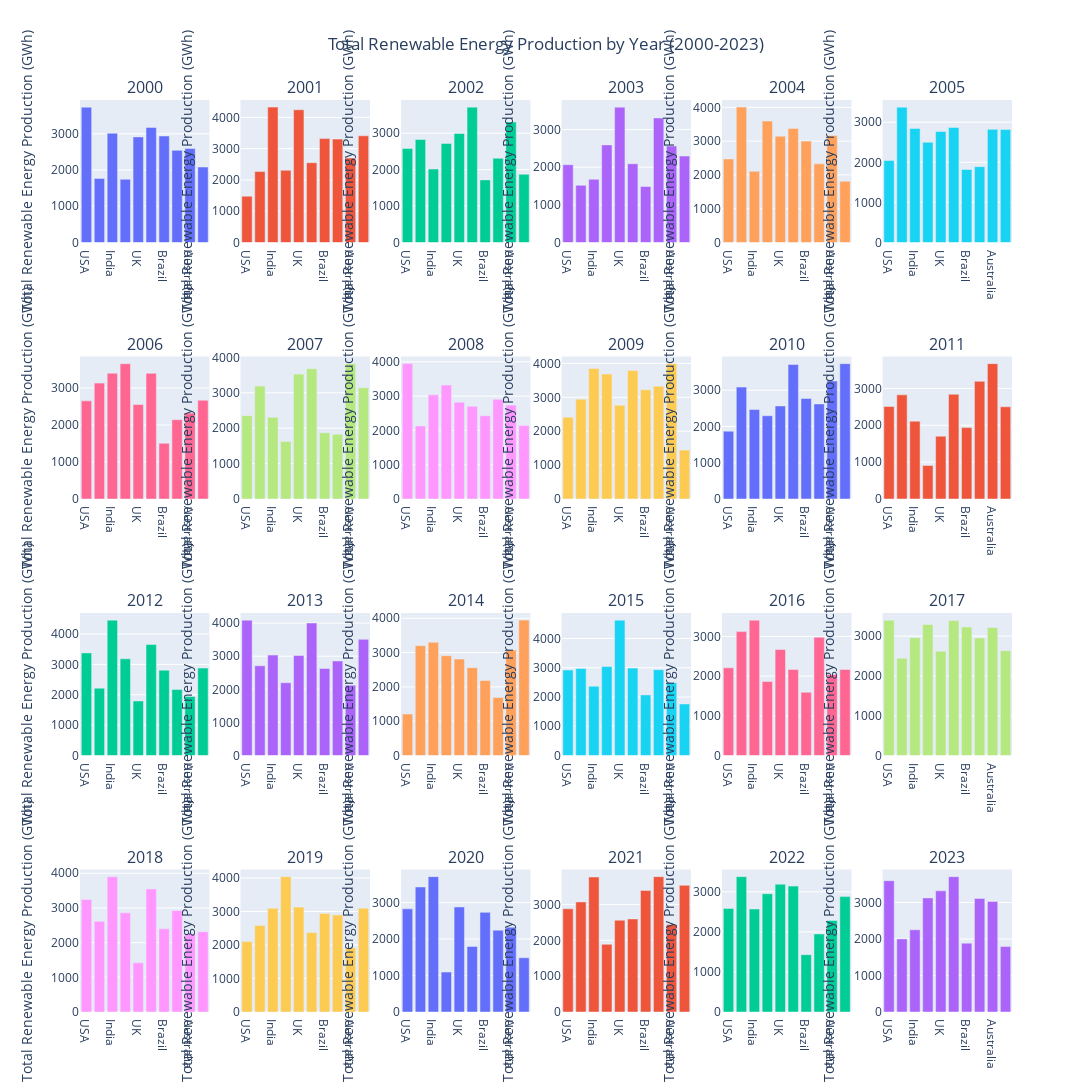

Write notebook code for a chart like this one.
### Markdown cell above
### This plot will show the total renewable energy production by year for each country. ###

### Code cell
import plotly.express as px
import plotly.graph_objects as go
from plotly.subplots import make_subplots

fig = make_subplots(rows=4, cols=6, subplot_titles=[str(year) for year, _ in year_dfs])

for i, (year, data) in enumerate(year_dfs):
    row = i // 6 + 1
    col = i % 6 + 1
    fig.add_trace(
        go.Bar(x=data['Country'], y=data['TotalRenewableEnergy'], name=str(year)),
        row=row, col=col
    )

for i in range(1, 5):
    for j in range(1, 7):
        fig.update_yaxes(title_text="Total Renewable Energy Production (GWh)", row=i, col=j)

fig.update_layout(
    height=2000, width=3000,
    title_text="Total Renewable Energy Production by Year (2000-2023)",
    title_x=0.5, 
    showlegend=False
)

fig.show()

### Figure 1 — Plotly figure (JSON) as saved in the notebook; plotly's stock layout.template omitted (floating-point values rounded to 4 significant figures)
{"data": [{"name": "2000", "type": "bar", "x": ["USA", "China", "India", "Germany", "UK", "France", "Brazil", "Canada", "Australia", "Japan"], "xaxis": "x", "y": [3737.0, 1768.0, 3017.0, 1745.0, 2915.0, 3176.0, 2940.0, 2544.0, 2594.0, 2084.0], "yaxis": "y"}, {"name": "2001", "type": "bar", "x": ["USA", "China", "India", "Germany", "UK", "France", "Brazil", "Canada", "Australia", "Japan"], "xaxis": "x2", "y": [1482.0, 2269.0, 4329.0, 2310.0, 4244.0, 2551.0, 3323.0, 3306.0, 2704.0, 3412.0], "yaxis": "y2"}, {"name": "2002", "type": "bar", "x": ["USA", "China", "India", "Germany", "UK", "France", "Brazil", "Canada", "Australia", "Japan"], "xaxis": "x3", "y": [2583.0, 2829.0, 2016.0, 2721.0, 2992.0, 3716.0, 1719.0, 2312.0, 3308.0, 1874.0], "yaxis": "y3"}, {"name": "2003", "type": "bar", "x": ["USA", "China", "India", "Germany", "UK", "France", "Brazil", "Canada", "Australia", "Japan"], "xaxis": "x4", "y": [2067.0, 1521.0, 1679.0, 2593.0, 3596.0, 2091.0, 1487.0, 3308.0, 2564.0, 2297.0], "yaxis": "y4"}, {"name": "2004", "type": "bar", "x": ["USA", "China", "India", "Germany", "UK", "France", "Brazil", "Canada", "Australia", "Japan"], "xaxis": "x5", "y": [2471.0, 4006.0, 2108.0, 3595.0, 3147.0, 3377.0, 3001.0, 2327.0, 3167.0, 1812.0], "yaxis": "y5"}, {"name": "2005", "type": "bar", "x": ["USA", "China", "India", "Germany", "UK", "France", "Brazil", "Canada", "Australia", "Japan"], "xaxis": "x6", "y": [2044.0, 3376.0, 2846.0, 2499.0, 2769.0, 2868.0, 1820.0, 1892.0, 2822.0, 2819.0], "yaxis": "y6"}, {"name": "2006", "type": "bar", "x": ["USA", "China", "India", "Germany", "UK", "France", "Brazil", "Canada", "Australia", "Japan"], "xaxis": "x7", "y": [2652.0, 3132.0, 3400.0, 3659.0, 2554.0, 3396.0, 1505.0, 2144.0, 2323.0, 2669.0], "yaxis": "y7"}, {"name": "2007", "type": "bar", "x": ["USA", "China", "India", "Germany", "UK", "France", "Brazil", "Canada", "Australia", "Japan"], "xaxis": "x8", "y": [2353.0, 3188.0, 2305.0, 1622.0, 3527.0, 3679.0, 1872.0, 1829.0, 3823.0, 3142.0], "yaxis": "y8"}, {"name": "2008", "type": "bar", "x": ["USA", "China", "India", "Germany", "UK", "France", "Brazil", "Canada", "Australia", "Japan"], "xaxis": "x9", "y": [3947.0, 2130.0, 3037.0, 3322.0, 2823.0, 2704.0, 2427.0, 2906.0, 2738.0, 2140.0], "yaxis": "y9"}, {"name": "2009", "type": "bar", "x": ["USA", "China", "India", "Germany", "UK", "France", "Brazil", "Canada", "Australia", "Japan"], "xaxis": "x10", "y": [2412.0, 2945.0, 3851.0, 3686.0, 2766.0, 3789.0, 3221.0, 3326.0, 3994.0, 1442.0], "yaxis": "y10"}, {"name": "2010", "type": "bar", "x": ["USA", "China", "India", "Germany", "UK", "France", "Brazil", "Canada", "Australia", "Japan"], "xaxis": "x11", "y": [1871.0, 3086.0, 2467.0, 2296.0, 2566.0, 3708.0, 2772.0, 2621.0, 3255.0, 3733.0], "yaxis": "y11"}, {"name": "2011", "type": "bar", "x": ["USA", "China", "India", "Germany", "UK", "France", "Brazil", "Canada", "Australia", "Japan"], "xaxis": "x12", "y": [2508.0, 2824.0, 2111.0, 910.4, 1704.0, 2842.0, 1936.0, 3192.0, 3672.0, 2501.0], "yaxis": "y12"}, {"name": "2012", "type": "bar", "x": ["USA", "China", "India", "Germany", "UK", "France", "Brazil", "Canada", "Australia", "Japan"], "xaxis": "x13", "y": [3379.0, 2217.0, 4458.0, 3185.0, 1796.0, 3657.0, 2809.0, 2177.0, 1945.0, 2879.0], "yaxis": "y13"}, {"name": "2013", "type": "bar", "x": ["USA", "China", "India", "Germany", "UK", "France", "Brazil", "Canada", "Australia", "Japan"], "xaxis": "x14", "y": [4090.0, 2710.0, 3034.0, 2198.0, 3021.0, 4001.0, 2627.0, 2857.0, 2125.0, 3509.0], "yaxis": "y14"}, {"name": "2014", "type": "bar", "x": ["USA", "China", "India", "Germany", "UK", "France", "Brazil", "Canada", "Australia", "Japan"], "xaxis": "x15", "y": [1208.0, 3201.0, 3300.0, 2909.0, 2812.0, 2560.0, 2186.0, 1690.0, 3074.0, 3946.0], "yaxis": "y15"}, {"name": "2015", "type": "bar", "x": ["USA", "China", "India", "Germany", "UK", "France", "Brazil", "Canada", "Australia", "Japan"], "xaxis": "x16", "y": [2922.0, 2977.0, 2367.0, 3042.0, 4628.0, 2988.0, 2072.0, 2933.0, 2487.0, 1762.0], "yaxis": "y16"}, {"name": "2016", "type": "bar", "x": ["USA", "China", "India", "Germany", "UK", "France", "Brazil", "Canada", "Australia", "Japan"], "xaxis": "x17", "y": [2209.0, 3121.0, 3410.0, 1864.0, 2670.0, 2167.0, 1594.0, 2981.0, 2042.0, 2168.0], "yaxis": "y17"}, {"name": "2017", "type": "bar", "x": ["USA", "China", "India", "Germany", "UK", "France", "Brazil", "Canada", "Australia", "Japan"], "xaxis": "x18", "y": [3402.0, 2446.0, 2962.0, 3293.0, 2621.0, 3390.0, 3230.0, 2955.0, 3216.0, 2634.0], "yaxis": "y18"}, {"name": "2018", "type": "bar", "x": ["USA", "China", "India", "Germany", "UK", "France", "Brazil", "Canada", "Australia", "Japan"], "xaxis": "x19", "y": [3245.0, 2614.0, 3904.0, 2860.0, 1419.0, 3548.0, 2398.0, 2926.0, 2260.0, 2315.0], "yaxis": "y19"}, {"name": "2019", "type": "bar", "x": ["USA", "China", "India", "Germany", "UK", "France", "Brazil", "Canada", "Australia", "Japan"], "xaxis": "x20", "y": [2102.0, 2581.0, 3096.0, 4041.0, 3131.0, 2371.0, 2938.0, 2899.0, 1916.0, 3098.0], "yaxis": "y20"}, {"name": "2020", "type": "bar", "x": ["USA", "China", "India", "Germany", "UK", "France", "Brazil", "Canada", "Australia", "Japan"], "xaxis": "x21", "y": [2828.0, 3429.0, 3713.0, 1096.0, 2880.0, 1799.0, 2732.0, 2244.0, 2327.0, 1488.0], "yaxis": "y21"}, {"name": "2021", "type": "bar", "x": ["USA", "China", "India", "Germany", "UK", "France", "Brazil", "Canada", "Australia", "Japan"], "xaxis": "x22", "y": [2880.0, 3071.0, 3765.0, 1887.0, 2561.0, 2596.0, 3390.0, 3776.0, 2441.0, 3533.0], "yaxis": "y22"}, {"name": "2022", "type": "bar", "x": ["USA", "China", "India", "Germany", "UK", "France", "Brazil", "Canada", "Australia", "Japan"], "xaxis": "x23", "y": [2587.0, 3379.0, 2571.0, 2952.0, 3191.0, 3143.0, 1431.0, 1949.0, 2286.0, 2881.0], "yaxis": "y23"}, {"name": "2023", "type": "bar", "x": ["USA", "China", "India", "Germany", "UK", "France", "Brazil", "Canada", "Australia", "Japan"], "xaxis": "x24", "y": [3597.0, 2003.0, 2253.0, 3126.0, 3320.0, 3709.0, 1887.0, 3112.0, 3027.0, 1793.0], "yaxis": "y24"}], "layout": {"annotations": [{"font": {"size": 16}, "showarrow": false, "text": "2000", "x": 0.06944, "xanchor": "center", "xref": "paper", "y": 1, "yanchor": "bottom", "yref": "paper"}, {"font": {"size": 16}, "showarrow": false, "text": "2001", "x": 0.2417, "xanchor": "center", "xref": "paper", "y": 1, "yanchor": "bottom", "yref": "paper"}, {"font": {"size": 16}, "showarrow": false, "text": "2002", "x": 0.4139, "xanchor": "center", "xref": "paper", "y": 1, "yanchor": "bottom", "yref": "paper"}, {"font": {"size": 16}, "showarrow": false, "text": "2003", "x": 0.5861, "xanchor": "center", "xref": "paper", "y": 1, "yanchor": "bottom", "yref": "paper"}, {"font": {"size": 16}, "showarrow": false, "text": "2004", "x": 0.7583, "xanchor": "center", "xref": "paper", "y": 1, "yanchor": "bottom", "yref": "paper"}, {"font": {"size": 16}, "showarrow": false, "text": "2005", "x": 0.9306, "xanchor": "center", "xref": "paper", "y": 1, "yanchor": "bottom", "yref": "paper"}, {"font": {"size": 16}, "showarrow": false, "text": "2006", "x": 0.06944, "xanchor": "center", "xref": "paper", "y": 0.7188, "yanchor": "bottom", "yref": "paper"}, {"font": {"size": 16}, "showarrow": false, "text": "2007", "x": 0.2417, "xanchor": "center", "xref": "paper", "y": 0.7188, "yanchor": "bottom", "yref": "paper"}, {"font": {"size": 16}, "showarrow": false, "text": "2008", "x": 0.4139, "xanchor": "center", "xref": "paper", "y": 0.7188, "yanchor": "bottom", "yref": "paper"}, {"font": {"size": 16}, "showarrow": false, "text": "2009", "x": 0.5861, "xanchor": "center", "xref": "paper", "y": 0.7188, "yanchor": "bottom", "yref": "paper"}, {"font": {"size": 16}, "showarrow": false, "text": "2010", "x": 0.7583, "xanchor": "center", "xref": "paper", "y": 0.7188, "yanchor": "bottom", "yref": "paper"}, {"font": {"size": 16}, "showarrow": false, "text": "2011", "x": 0.9306, "xanchor": "center", "xref": "paper", "y": 0.7188, "yanchor": "bottom", "yref": "paper"}, {"font": {"size": 16}, "showarrow": false, "text": "2012", "x": 0.06944, "xanchor": "center", "xref": "paper", "y": 0.4375, "yanchor": "bottom", "yref": "paper"}, {"font": {"size": 16}, "showarrow": false, "text": "2013", "x": 0.2417, "xanchor": "center", "xref": "paper", "y": 0.4375, "yanchor": "bottom", "yref": "paper"}, {"font": {"size": 16}, "showarrow": false, "text": "2014", "x": 0.4139, "xanchor": "center", "xref": "paper", "y": 0.4375, "yanchor": "bottom", "yref": "paper"}, {"font": {"size": 16}, "showarrow": false, "text": "2015", "x": 0.5861, "xanchor": "center", "xref": "paper", "y": 0.4375, "yanchor": "bottom", "yref": "paper"}, {"font": {"size": 16}, "showarrow": false, "text": "2016", "x": 0.7583, "xanchor": "center", "xref": "paper", "y": 0.4375, "yanchor": "bottom", "yref": "paper"}, {"font": {"size": 16}, "showarrow": false, "text": "2017", "x": 0.9306, "xanchor": "center", "xref": "paper", "y": 0.4375, "yanchor": "bottom", "yref": "paper"}, {"font": {"size": 16}, "showarrow": false, "text": "2018", "x": 0.06944, "xanchor": "center", "xref": "paper", "y": 0.1562, "yanchor": "bottom", "yref": "paper"}, {"font": {"size": 16}, "showarrow": false, "text": "2019", "x": 0.2417, "xanchor": "center", "xref": "paper", "y": 0.1562, "yanchor": "bottom", "yref": "paper"}, {"font": {"size": 16}, "showarrow": false, "text": "2020", "x": 0.4139, "xanchor": "center", "xref": "paper", "y": 0.1562, "yanchor": "bottom", "yref": "paper"}, {"font": {"size": 16}, "showarrow": false, "text": "2021", "x": 0.5861, "xanchor": "center", "xref": "paper", "y": 0.1562, "yanchor": "bottom", "yref": "paper"}, {"font": {"size": 16}, "showarrow": false, "text": "2022", "x": 0.7583, "xanchor": "center", "xref": "paper", "y": 0.1562, "yanchor": "bottom", "yref": "paper"}, {"font": {"size": 16}, "showarrow": false, "text": "2023", "x": 0.9306, "xanchor": "center", "xref": "paper", "y": 0.1562, "yanchor": "bottom", "yref": "paper"}], "height": 2000, "showlegend": false, "title": {"text": "Total Renewable Energy Production by Year (2000-2023)", "x": 0.5}, "width": 3000, "xaxis": {"anchor": "y", "autorange": true, "domain": [0, 0.1389], "range": [-0.5, 9.5], "type": "category"}, "xaxis10": {"anchor": "y10", "autorange": true, "domain": [0.5167, 0.6556], "range": [-0.5, 9.5], "type": "category"}, "xaxis11": {"anchor": "y11", "autorange": true, "domain": [0.6889, 0.8278], "range": [-0.5, 9.5], "type": "category"}, "xaxis12": {"anchor": "y12", "autorange": true, "domain": [0.8611, 1], "range": [-0.5, 9.5], "type": "category"}, "xaxis13": {"anchor": "y13", "autorange": true, "domain": [0, 0.1389], "range": [-0.5, 9.5], "type": "category"}, "xaxis14": {"anchor": "y14", "autorange": true, "domain": [0.1722, 0.3111], "range": [-0.5, 9.5], "type": "category"}, "xaxis15": {"anchor": "y15", "autorange": true, "domain": [0.3444, 0.4833], "range": [-0.5, 9.5], "type": "category"}, "xaxis16": {"anchor": "y16", "autorange": true, "domain": [0.5167, 0.6556], "range": [-0.5, 9.5], "type": "category"}, "xaxis17": {"anchor": "y17", "autorange": true, "domain": [0.6889, 0.8278], "range": [-0.5, 9.5], "type": "category"}, "xaxis18": {"anchor": "y18", "autorange": true, "domain": [0.8611, 1], "range": [-0.5, 9.5], "type": "category"}, "xaxis19": {"anchor": "y19", "autorange": true, "domain": [0, 0.1389], "range": [-0.5, 9.5], "type": "category"}, "xaxis2": {"anchor": "y2", "autorange": true, "domain": [0.1722, 0.3111], "range": [-0.5, 9.5], "type": "category"}, "xaxis20": {"anchor": "y20", "autorange": true, "domain": [0.1722, 0.3111], "range": [-0.5, 9.5], "type": "category"}, "xaxis21": {"anchor": "y21", "autorange": true, "domain": [0.3444, 0.4833], "range": [-0.5, 9.5], "type": "category"}, "xaxis22": {"anchor": "y22", "autorange": true, "domain": [0.5167, 0.6556], "range": [-0.5, 9.5], "type": "category"}, "xaxis23": {"anchor": "y23", "autorange": true, "domain": [0.6889, 0.8278], "range": [-0.5, 9.5], "type": "category"}, "xaxis24": {"anchor": "y24", "autorange": true, "domain": [0.8611, 1], "range": [-0.5, 9.5], "type": "category"}, "xaxis3": {"anchor": "y3", "autorange": true, "domain": [0.3444, 0.4833], "range": [-0.5, 9.5], "type": "category"}, "xaxis4": {"anchor": "y4", "autorange": true, "domain": [0.5167, 0.6556], "range": [-0.5, 9.5], "type": "category"}, "xaxis5": {"anchor": "y5", "autorange": true, "domain": [0.6889, 0.8278], "range": [-0.5, 9.5], "type": "category"}, "xaxis6": {"anchor": "y6", "autorange": true, "domain": [0.8611, 1], "range": [-0.5, 9.5], "type": "category"}, "xaxis7": {"anchor": "y7", "autorange": true, "domain": [0, 0.1389], "range": [-0.5, 9.5], "type": "category"}, "xaxis8": {"anchor": "y8", "autorange": true, "domain": [0.1722, 0.3111], "range": [-0.5, 9.5], "type": "category"}, "xaxis9": {"anchor": "y9", "autorange": true, "domain": [0.3444, 0.4833], "range": [-0.5, 9.5], "type": "category"}, "yaxis": {"anchor": "x", "autorange": true, "domain": [0.8438, 1], "range": [0, 3933.0], "title": {"text": "Total Renewable Energy Production (GWh)"}, "type": "linear"}, "yaxis10": {"anchor": "x10", "autorange": true, "domain": [0.5625, 0.7188], "range": [0, 4204.0], "title": {"text": "Total Renewable Energy Production (GWh)"}, "type": "linear"}, "yaxis11": {"anchor": "x11", "autorange": true, "domain": [0.5625, 0.7188], "range": [0, 3930.0], "title": {"text": "Total Renewable Energy Production (GWh)"}, "type": "linear"}, "yaxis12": {"anchor": "x12", "autorange": true, "domain": [0.5625, 0.7188], "range": [0, 3865.0], "title": {"text": "Total Renewable Energy Production (GWh)"}, "type": "linear"}, "yaxis13": {"anchor": "x13", "autorange": true, "domain": [0.2812, 0.4375], "range": [0, 4693.0], "title": {"text": "Total Renewable Energy Production (GWh)"}, "type": "linear"}, "yaxis14": {"anchor": "x14", "autorange": true, "domain": [0.2812, 0.4375], "range": [0, 4305.0], "title": {"text": "Total Renewable Energy Production (GWh)"}, "type": "linear"}, "yaxis15": {"anchor": "x15", "autorange": true, "domain": [0.2812, 0.4375], "range": [0, 4154.0], "title": {"text": "Total Renewable Energy Production (GWh)"}, "type": "linear"}, "yaxis16": {"anchor": "x16", "autorange": true, "domain": [0.2812, 0.4375], "range": [0, 4872.0], "title": {"text": "Total Renewable Energy Production (GWh)"}, "type": "linear"}, "yaxis17": {"anchor": "x17", "autorange": true, "domain": [0.2812, 0.4375], "range": [0, 3590.0], "title": {"text": "Total Renewable Energy Production (GWh)"}, "type": "linear"}, "yaxis18": {"anchor": "x18", "autorange": true, "domain": [0.2812, 0.4375], "range": [0, 3581.0], "title": {"text": "Total Renewable Energy Production (GWh)"}, "type": "linear"}, "yaxis19": {"anchor": "x19", "autorange": true, "domain": [0, 0.1562], "range": [0, 4109.0], "title": {"text": "Total Renewable Energy Production (GWh)"}, "type": "linear"}, "yaxis2": {"anchor": "x2", "autorange": true, "domain": [0.8438, 1], "range": [0, 4556.0], "title": {"text": "Total Renewable Energy Production (GWh)"}, "type": "linear"}, "yaxis20": {"anchor": "x20", "autorange": true, "domain": [0, 0.1562], "range": [0, 4253.0], "title": {"text": "Total Renewable Energy Production (GWh)"}, "type": "linear"}, "yaxis21": {"anchor": "x21", "autorange": true, "domain": [0, 0.1562], "range": [0, 3908.0], "title": {"text": "Total Renewable Energy Production (GWh)"}, "type": "linear"}, "yaxis22": {"anchor": "x22", "autorange": true, "domain": [0, 0.1562], "range": [0, 3975.0], "title": {"text": "Total Renewable Energy Production (GWh)"}, "type": "linear"}, "yaxis23": {"anchor": "x23", "autorange": true, "domain": [0, 0.1562], "range": [0, 3557.0], "title": {"text": "Total Renewable Energy Production (GWh)"}, "type": "linear"}, "yaxis24": {"anchor": "x24", "autorange": true, "domain": [0, 0.1562], "range": [0, 3904.0], "title": {"text": "Total Renewable Energy Production (GWh)"}, "type": "linear"}, "yaxis3": {"anchor": "x3", "autorange": true, "domain": [0.8438, 1], "range": [0, 3912.0], "title": {"text": "Total Renewable Energy Production (GWh)"}, "type": "linear"}, "yaxis4": {"anchor": "x4", "autorange": true, "domain": [0.8438, 1], "range": [0, 3786.0], "title": {"text": "Total Renewable Energy Production (GWh)"}, "type": "linear"}, "yaxis5": {"anchor": "x5", "autorange": true, "domain": [0.8438, 1], "range": [0, 4217.0], "title": {"text": "Total Renewable Energy Production (GWh)"}, "type": "linear"}, "yaxis6": {"anchor": "x6", "autorange": true, "domain": [0.8438, 1], "range": [0, 3554.0], "title": {"text": "Total Renewable Energy Production (GWh)"}, "type": "linear"}, "yaxis7": {"anchor": "x7", "autorange": true, "domain": [0.5625, 0.7188], "range": [0, 3851.0], "title": {"text": "Total Renewable Energy Production (GWh)"}, "type": "linear"}, "yaxis8": {"anchor": "x8", "autorange": true, "domain": [0.5625, 0.7188], "range": [0, 4024.0], "title": {"text": "Total Renewable Energy Production (GWh)"}, "type": "linear"}, "yaxis9": {"anchor": "x9", "autorange": true, "domain": [0.5625, 0.7188], "range": [0, 4155.0], "title": {"text": "Total Renewable Energy Production (GWh)"}, "type": "linear"}}}
